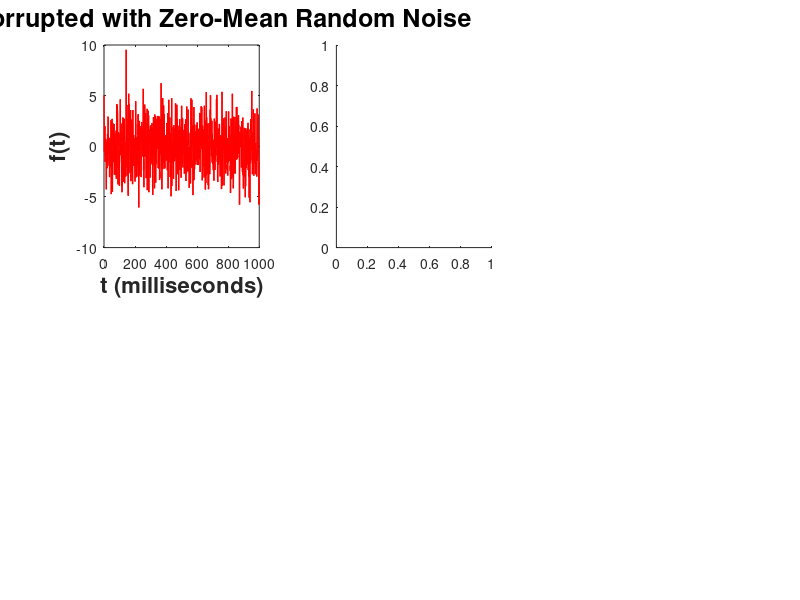

Write the MATLAB code that produced this figure. (Note: this script raises an error after producing the figure.)
function drawSpecEg()
close all;
clear all;
 Fs = 1000;            % Sampling frequency
    T = 1/Fs;             % Sampling period
    L = 1000;             % Length of signal
    t = (0:L-1)*T;        % Time vector
    S = 0.7*sin(2*pi*50*t) + sin(2*pi*120*t);
    Y = S + 2*randn(size(t));
s={'using Gaussian Window' 'using Hamming Window'};
wlen=2^6;
    figure;
    
for fla=0:1
    g=subplot(2,3,1+(3*fla));
    if fla==1
      X=S;
    else
        X=Y;  
    end;
    plot(L*t,X,'r','LineWidth',1);
  
    if fla==1
        
        title('Signal with No Random Noise','FontSize',18,'FontWeight','bold')
    else    
        title('Signal Corrupted with Zero-Mean Random Noise','FontSize',18,'FontWeight','bold')
    end
    xlabel('t (milliseconds)','FontSize',16,'FontWeight','bold')
    ylabel('f(t)','FontSize',16,'FontWeight','bold')
   g=subplot(2,3,2+(3*fla));
  spectrogram(X,gausswin(wlen));
   ylabel(g,'Time (ms)');
     title(['|STFT(t,\omega)|', s(1)],'FontSize',16,'FontWeight','bold')
    g=subplot(2,3,3+(3*fla));
   spectrogram(X,hamming(wlen));
     title(['|STFT(t,\omega)|', s(2)],'FontSize',16,'FontWeight','bold')
     ylabel(g,'Time (ms)');
    end
    
end


